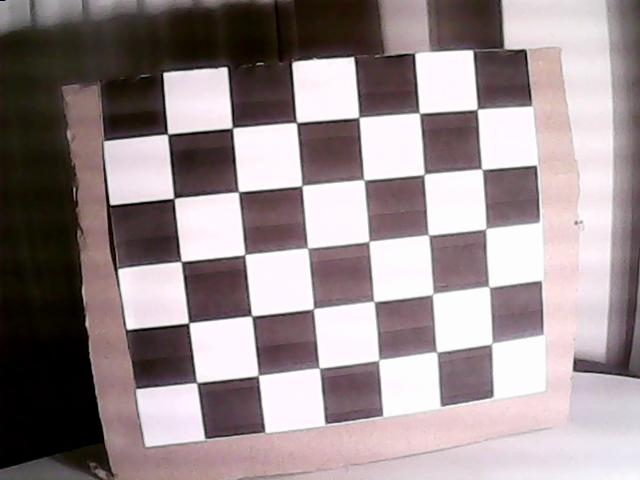
#> input picture Calibration/ImageRegistraiton/Imgs/vis_photo_1730746547.jpg, 640 x 480 px; its folder holds 5 pictures in this run
$ python stereo_calibraiton.py   (older library calls are emulated)
#> lines starting #> are read from the running program, lines starting #| are printed output that depends on the picture; after the words box and inside, x2 and y2 are one past the last pixel; in counts of white or black regions, pixels touching at a corner belong together
import os
import cv2
import numpy as np
import pickle
import matplotlib.pyplot as plt
import glob
import json

path = 'Imgs'

# Image resolution for processing
img_width = 640
img_height = 480
image_size = (img_width, img_height)

# inner size of chessboard
rows = 5
columns = 6
square_size = 0.026  # 0.026 meters

CHECKERBOARD = (rows, columns)

# Visualization options
drawCorners = True
visual = True

subpix_criteria = (cv2.TERM_CRITERIA_EPS + cv2.TERM_CRITERIA_MAX_ITER, 30, 0.1)
calibration_flags = cv2.fisheye.CALIB_RECOMPUTE_EXTRINSIC + cv2.fisheye.CALIB_FIX_SKEW

objp = np.zeros((CHECKERBOARD[0] * CHECKERBOARD[1], 1, 3), np.float64)
objp[:, 0, :2] = np.mgrid[0:CHECKERBOARD[0], 0:CHECKERBOARD[1]].T.reshape(-1, 2)

objp = objp * square_size  # Create real world coords. Use your metric.

objpoints = []  # 3d point in real world space
imgpointsLeft = []  # 2d points in image plane.
imgpointsRight = []  # 2d points in image plane.

image_dir = path

images_array_left = glob.glob('Imgs/*vis*.jpg')
images_array_right = glob.glob('Imgs/*thermal*.jpg')
number_of_images = len(images_array_left)

for i in range(1, 64):
    # read image
    image_left = cv2.imread(images_array_left[i - 1])
#> image_left is the input picture: shape (480, 640, 3); mean B, G, R 141.1, 139.4, 152
    image_right = cv2.imread(images_array_right[i - 1])
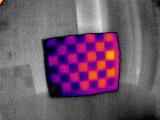
#> input picture Calibration/ImageRegistraiton/Imgs/thermal_photo_1730746556.jpg, 160 x 120 px
#> image_right is the input picture: shape (120, 160, 3); mean B, G, R 105.2, 85.7, 110
    image_right = cv2.resize(image_right, (img_width, img_height))
#> image_right: shape (480, 640, 3)

    gray_left = cv2.cvtColor(image_left, cv2.COLOR_BGR2GRAY)
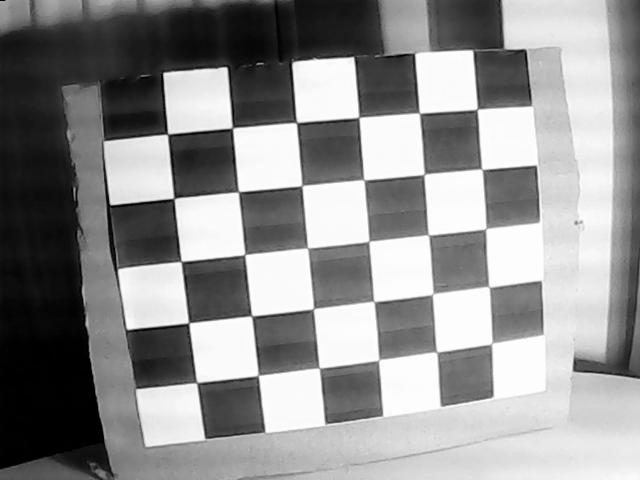
#> gray_left: shape (480, 640); min 0, max 255, mean 143.4
    gray_right = cv2.cvtColor(image_right, cv2.COLOR_BGR2GRAY)
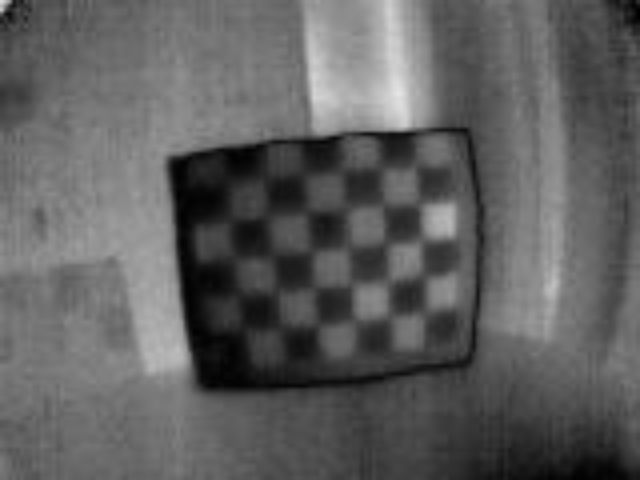
#> gray_right: shape (480, 640); min 0, max 230, mean 95.1
    # gray_right = cv2.resize(gray_right, (img_width, img_height))
    # gray_left = cv2.GaussianBlur(gray_left, (5, 5), 0)
    Y, X, channels = image_left.shape
#> Y = 480; X = 640; channels = 3
    # [12 lines of commented-out code are left out]
    retL, cornersL = cv2.findChessboardCornersSB(gray_left, CHECKERBOARD,
                                                 cv2.CALIB_CB_ADAPTIVE_THRESH + cv2.CALIB_CB_FAST_CHECK + cv2.CALIB_CB_NORMALIZE_IMAGE)
#> retL = True; cornersL = 30 rows, first 8: [196.5, 382.2], [188.7, 322.7], [181.1, 261], [173.9, 198.1], [167.6, 133.7], [258.3, 375.1], [251.6, 315.8], [244.8, 254.4]
    retR, cornersR = cv2.findChessboardCornersSB(gray_right, CHECKERBOARD,
                                                 cv2.CALIB_CB_ADAPTIVE_THRESH + cv2.CALIB_CB_FAST_CHECK + cv2.CALIB_CB_NORMALIZE_IMAGE)
#> retR = True; cornersR = 30 rows, first 8: [417.1, 166], [420.4, 203.4], [422.4, 240], [424.5, 276.6], [425, 311.9], [380.6, 167.1], [383.3, 205.3], [386.9, 242.9]

    # Draw images with corners found
    if (drawCorners):
        cv2.drawChessboardCorners(image_left, CHECKERBOARD, cornersL, retL)
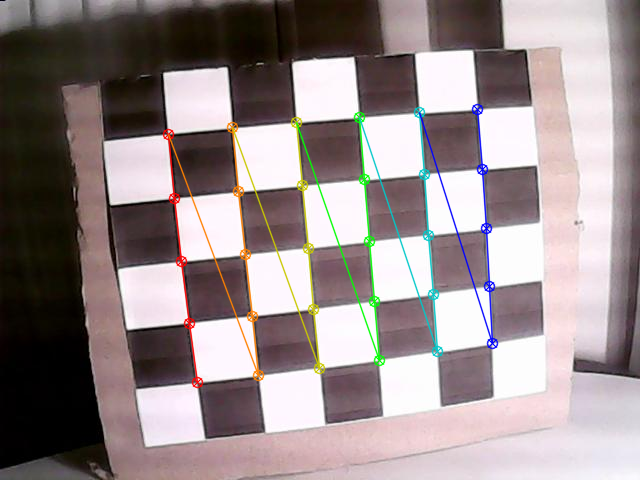
#> image_left: shape (480, 640, 3); 3.4% of pixels changed, all inside (x1, y1, x2, y2) = (162, 103, 499, 389)
        cv2.imshow('Corners LEFT', image_left)
        cv2.drawChessboardCorners(image_right, CHECKERBOARD, cornersR, retR)
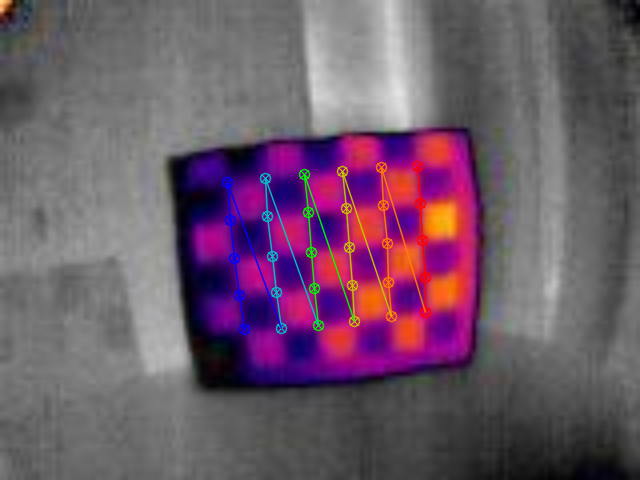
#> image_right: shape (480, 640, 3); mean B, G, R 104.6, 87.1, 109.5
        cv2.imshow('Corners RIGHT', image_right)

        # [6 lines of commented-out code are left out]

        accepted = True
        if i in {2, 4, 5, 7, 8, 9, 10, 11, 12, 13, 14, 15, 16, 18, 20, 25, 26, 29, 32, 33, 36, 38, 40, 41, 48, 49,
                 50, 51, 52, 53, 54, 55, 56, 57, 58, 59, 60, 61, 62, 64, 65, 65, 67, 68}:
            accepted = False

        # if i == 3:
        #     cv2.waitKey(0)
        #     withChess = image_right

    SayMore = False  # Should we print additional debug info?

    # Refine corners and add to array for processing
    if retL and retR and accepted:

        objpoints.append(objp)

        cv2.cornerSubPix(gray_left, cornersL, (3, 3), (-1, -1), subpix_criteria)
        cornersL = cornersL[::-1]
#> cornersL = 30 rows, first 8: [477.1, 109.3], [481.7, 169.1], [485.7, 228.8], [488.9, 286.8], [491.2, 344], [419.5, 113.2], [424.2, 174.4], [428.4, 234.9]
#> (the run stopped early here; a loop or call above may not have finished)
